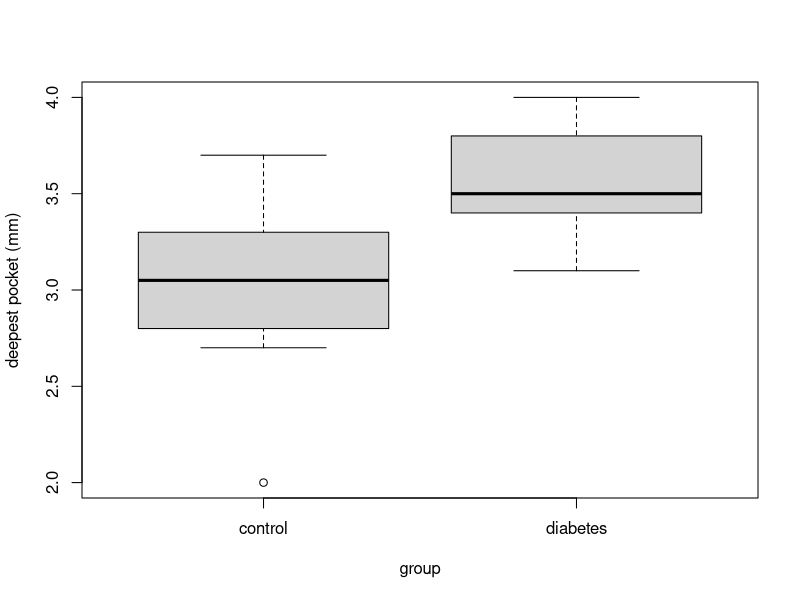
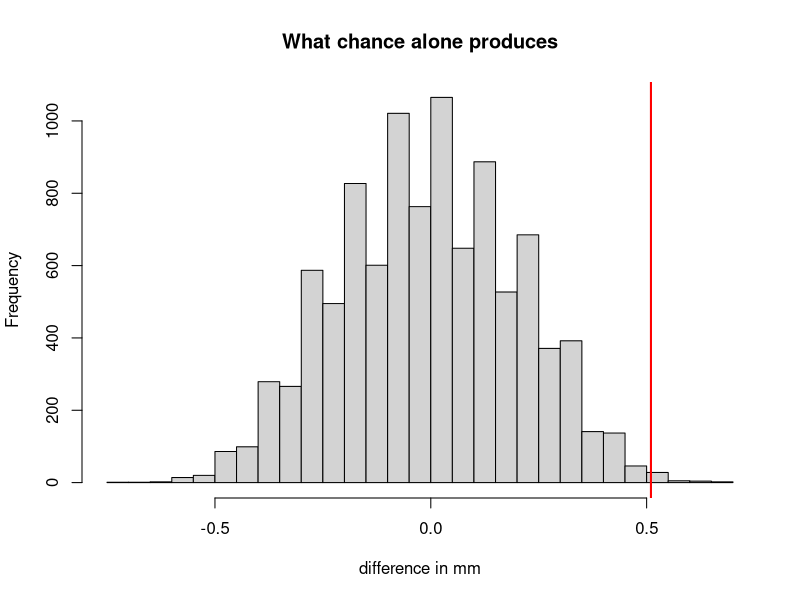
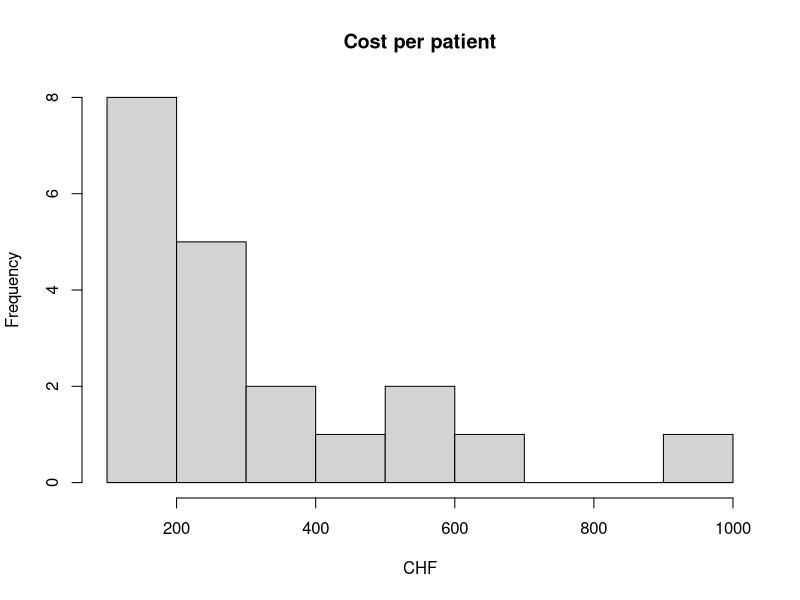
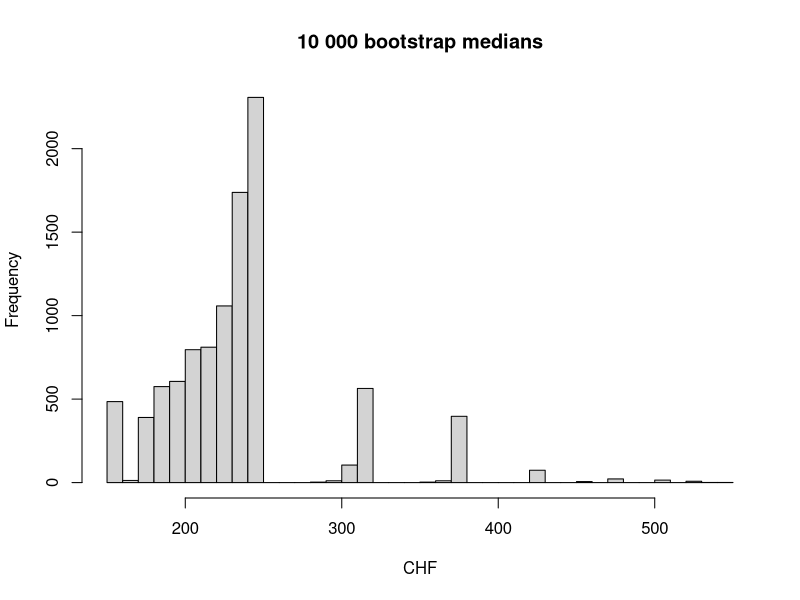
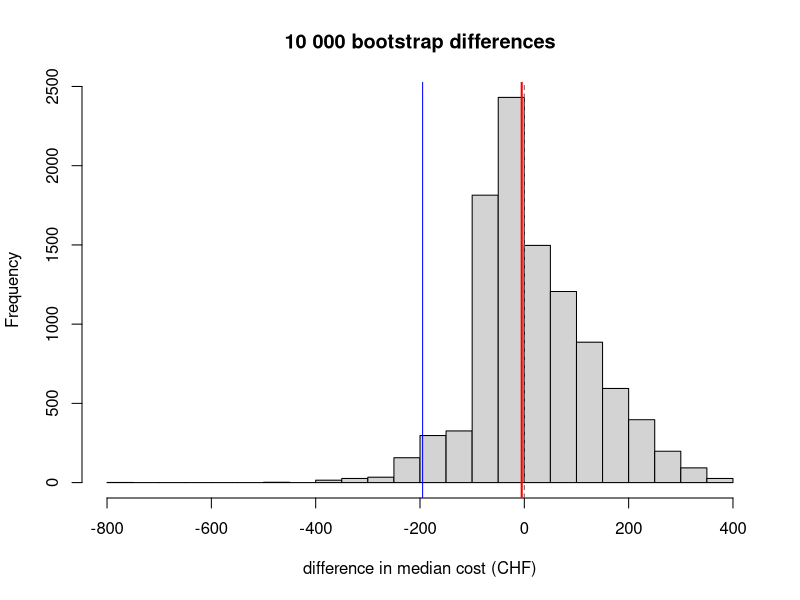
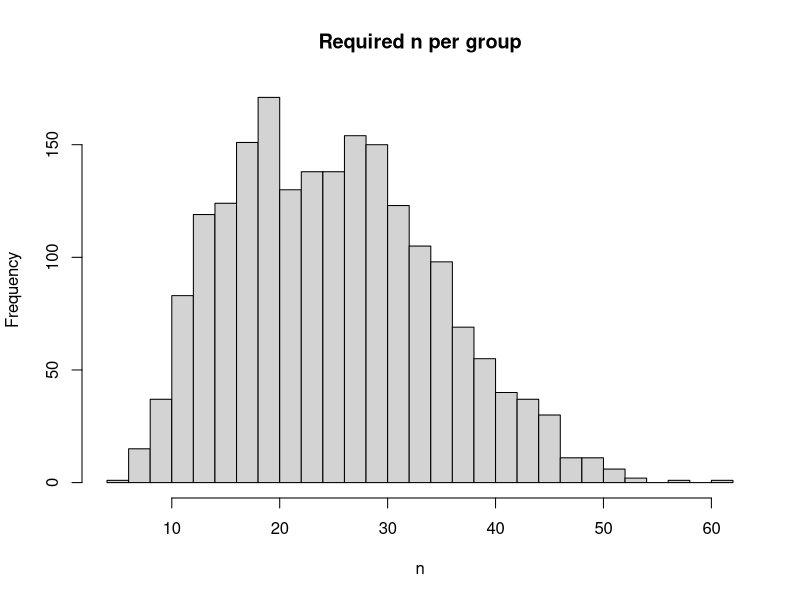

Here is the R script that generated these plots, in order:
# ==================================================================
#  Day 3 - Resampling: hands-on
#  Base R only. Nothing to download.
#  Put the cursor on a line and press Ctrl+Enter (Mac: Cmd+Enter).
# ==================================================================


# ---- 0. Make the data --------------------------------------------
#  Just run this block. It invents 20 patients so that we have
#  something to work with. How it works is a topic for another day.

set.seed(2026)

group <- rep(c("diabetes", "control"), each = 10)
true_depth <- c(rnorm(10, mean = 3.4, sd = 0.35),   # 10 with diabetes
                rnorm(10, mean = 2.8, sd = 0.35))   # 10 without

site1 <- round(true_depth + rnorm(20, 0, 0.30), 1)  # four sites around
site2 <- round(true_depth + rnorm(20, 0, 0.30), 1)  # one tooth,
site3 <- round(true_depth + rnorm(20, 0, 0.30), 1)  # probing depth in mm
site4 <- round(true_depth + rnorm(20, 0, 0.30), 1)

cost <- round(rlnorm(20, log(280), 0.55), -1)       # in CHF

d <- data.frame(patient = 1:20, group, site1, site2, site3, site4, cost)


# ---- 1. Look at it -----------------------------------------------

d                 # 20 rows: small enough to print the whole table
View(d)           # or open it as a spreadsheet - capital V

table(d$group)    # 10 patients in each group

# View() is a viewer, not an editor. You change data in the script,
# never in that window.


# ---- 2. One number per patient -----------------------------------
# The deepest of the four sites is what decides the treatment.

d$depth <- pmax(d$site1, d$site2, d$site3, d$site4)

d                 # a new column on the right - check a row by eye

a <- d$depth[d$group == "diabetes"]     # the 10 diabetic patients
b <- d$depth[d$group == "control"]      # the 10 others

mean(a)                # 3.54
mean(b)                # 3.03
mean(a) - mean(b)      # 0.51 mm deeper

boxplot(depth ~ group, data = d, ylab = "deepest pocket (mm)")


# ---- 3. Permutation test -----------------------------------------
# Question: could chance alone produce a gap of 0.51 mm?

obs  <- mean(a) - mean(b)     # the number we have to judge
pool <- c(a, b)               # all 20 patients, labels thrown away

# One shuffle: pick 10 of the 20 at random, call them "diabetes",
# and see what difference comes out.
i <- sample(20, 10)
mean(pool[i]) - mean(pool[-i])       # pool[-i] means "all the others"

# Now do that 10 000 times and keep every answer.
diffs <- replicate(10000, {
  i <- sample(20, 10)
  mean(pool[i]) - mean(pool[-i])
})

hist(diffs, breaks = 40, xlab = "difference in mm",
     main = "What chance alone produces")
abline(v = obs, col = "red", lwd = 2)

mean(abs(diffs) >= abs(obs))     # the p-value  ->  0.008

# The classical test, for comparison:
t.test(depth ~ group, data = d)  # p = 0.012
# It prints -0.51 because R puts "control" first. Same difference.


# ---- 4. Bootstrap -------------------------------------------------
# Question: the median cost is 235 CHF - how precise is that?

hist(d$cost, breaks = 12, xlab = "CHF", main = "Cost per patient")
mean(d$cost)          # 316  - dragged up by a few expensive patients
median(d$cost)        # 235  - the typical patient

# One redraw: 20 patients drawn from our 20, with repeats allowed.
median(sample(d$cost, 20, replace = TRUE))

# Now 10 000 redraws, and the middle 95% of the answers.
meds <- replicate(10000, median(sample(d$cost, 20, replace = TRUE)))

quantile(meds, c(0.025, 0.975))      # 160 to 380 CHF

hist(meds, breaks = 40, xlab = "CHF", main = "10 000 bootstrap medians")

# Your turn: put mean in place of median in the two lines above.
# Nothing else has to change - that is the point of the method.

# ---- 5. Bootstrap: a difference between two groups ---------------
# Question: do diabetic patients cost more than controls?
# Each group is redrawn separately and keeps its own size.
# Compare with part 3, where the labels were deliberately pooled.
 
dia <- d$cost[d$group == "diabetes"]     # 10 patients
con <- d$cost[d$group == "control"]      # 10 patients
 
median(dia)                          # 230 CHF
median(con)                          # 235 CHF
median(dia) - median(con)            # -5 CHF
 
dif <- replicate(10000, median(sample(dia, 10, TRUE)) -
                        median(sample(con, 10, TRUE)))
 
quantile(dif, c(0.025, 0.975))       # about -195 to +270 CHF
 
hist(dif, breaks = 40, xlab = "difference in median cost (CHF)",
     main = "10 000 bootstrap differences")
abline(v = median(dia) - median(con), col = "red",    lwd = 2)
abline(v = 0,                         col = "grey40", lty = 2)
abline(v = -195, col= "blue")
abline(V = 270, col = "blue")


# ==================================================================
#  Extra, if there is time
# ==================================================================

# How big must the real study be? delta is the difference you would
# not want to miss - your judgement, not a calculation.

# The spread we need is the spread WITHIN the groups, from all 20:
sd(a)                              # 0.28 mm in the diabetic arm
sd(b)                              # 0.48 mm in the control arm
s <- sqrt((var(a) + var(b)) / 2)   # both arms together
s                                  # 0.39 mm

power.t.test(delta = 0.3, sd = s, power = 0.80)   # 28 patients per group

# And s itself comes from only 20 patients, so it is shaky too.
# Redraw both arms 2 000 times and recompute the sample size:
ns <- replicate(2000, {
  s2 <- sqrt((var(sample(a, 10, replace = TRUE)) +
              var(sample(b, 10, replace = TRUE))) / 2)
  power.t.test(delta = 0.3, sd = s2, power = 0.80)$n
})
quantile(ns, c(0.025, 0.975))      # 11 to 46 - plan for the top end
hist(ns, breaks = 30, xlab = "n", main = "Required n per group")


# ==================================================================
#  replace = FALSE  ->  shuffle  ->  is there a difference?
#  replace = TRUE   ->  redraw   ->  how precise is the estimate?
#
#  Change set.seed(2026) to any other number, run the script again,
#  and watch every answer move. That is sampling variation.
# ==================================================================
